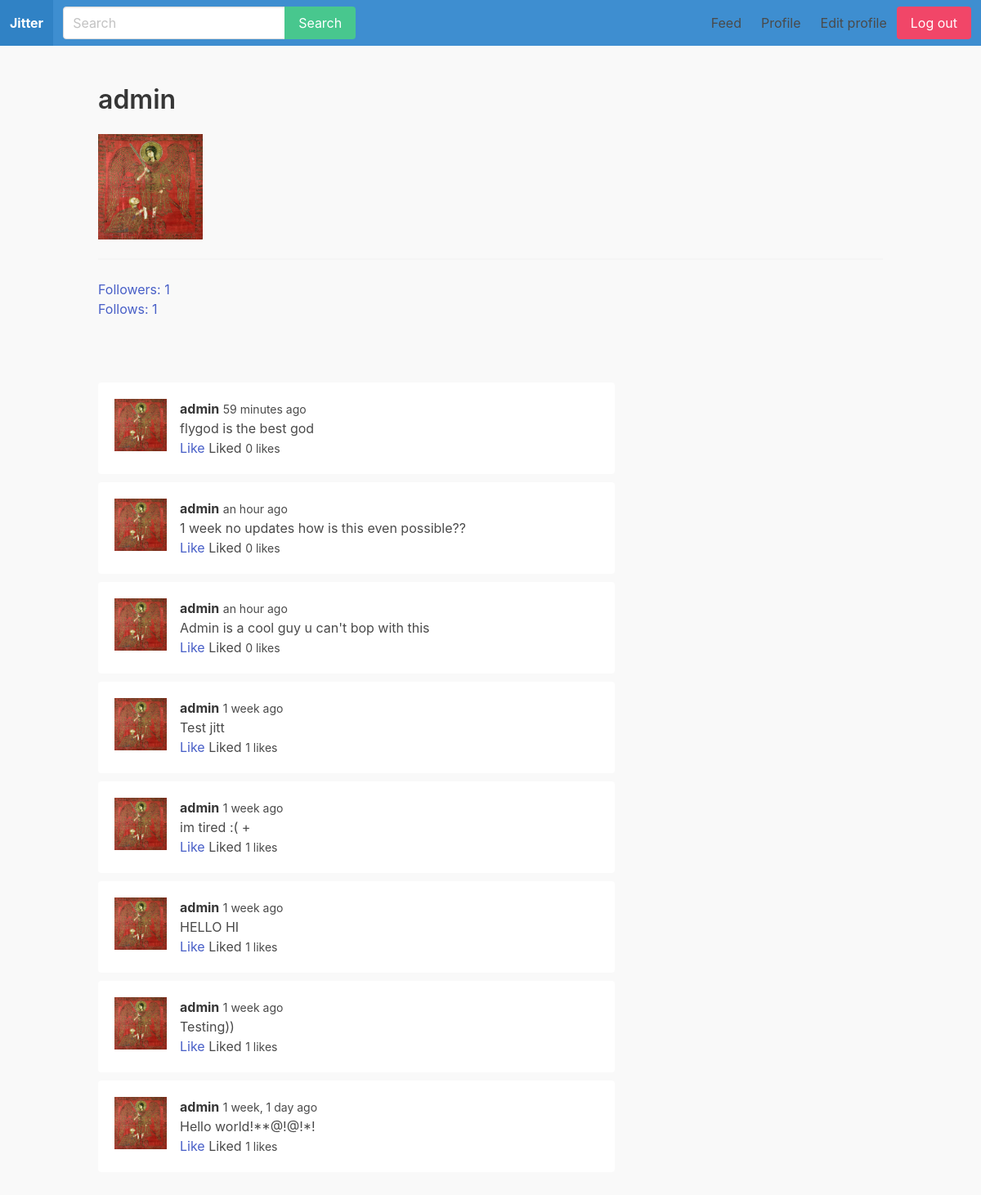
The app's page /u/admin/ (signed in) with its own data.
### apps/jitterprofile/models.py (models this page shows)
class JitterProfile(models.Model):
    user = models.OneToOneField(User, on_delete=models.CASCADE)
    follow = models.ManyToManyField('self', related_name='followed_by', symmetrical=False)
    avatar = models.ImageField(upload_to='uploads/', blank=True, null=True)

### apps/feed/models.py (models this page shows)
class Jitt(models.Model):
    body = models.CharField(max_length=255)
    created_by = models.ForeignKey(User, related_name="jitts", on_delete=models.CASCADE)
    created_at = models.DateTimeField(auto_now_add=True)
    class Meta:
        ordering = ('-created_at',)

### apps/jitterprofile/views.py (the view)
# urls.py: path('u/<str:username>/', jitterprofile ,name='jitterprofile'),
def jitterprofile(request, username):
    user = get_object_or_404(User, username=username)
    jitts = user.jitts.all()
    for jitt in jitts:
        likes = jitt.likes.filter(created_by_id=request.user.id)
        if likes.count()>0:
            jitt.liked = True
        else:
            jitt.liked = False
    context = {
        'user': user,
        'jitts': jitts
    }
    return render(request, 'jitterprofile/jitterprofile.html', context)

### apps/jitterprofile/templates/jitterprofile/jitterprofile.html (shortened to what this page needs)
{% extends 'core/base.html' %}
{% load humanize %}
{% block content %}
<div class="container" id="jitterprofileapp">
    <div class="columns">
        <div class="column is-12">
            <h1 class="title">{{user.username}}</h1>
            {% if user.jitterprofile.avatar %}
                <figure class="image is-128x128">
                    <img src="{{ user.jitterprofile.avatar.url }}" alt="avatar">
                </figure>
            {% endif %}
            <hr>
            <p><a href="{% url 'followers' user.username %}">Followers: {{user.jitterprofile.followed_by.count}}</a></p>
            <p><a href="{% url 'follows' user.username %}">Follows: {{user.jitterprofile.follow.count}}</a></p>
            <br>
        </div>
    </div>
    <div class="columns">
        <div class="column is-8">
            <div class="wrapper-jitts">
                {% for jitt in jitts %}
                    <div class="jitt">
                        <article class="media">
                            <figure class="media-left">
                                <p class="image is-64x64">
                                    {% if user.jitterprofile.avatar %}
                                        <img src="{{ user.jitterprofile.avatar.url }}" alt="avatar">
                                    {% endif %}
                                </p>
                            </figure>
                            <div class="media-content">
                                <div class="content">
                                    <p><strong>{{jitt.created_by.username}}</strong>
                                    <small>{{ jitt.created_at|naturaltime}}</small>
                                    <br>
                                    {{ jitt.body }}
                                    <br>
                                    <a @click="likeJitt({{jitt.id}})" v-if="!liked_jitts.includes({{jitt.id}})">Like</a>
                                    <span v-if="liked_jitts.includes({{jitt.id}})">Liked</span>
                                    <small id="likes-{{jitt.id}}">{{jitt.likes.count}} likes</small>
                                    </p>
                                </div>
                            </div>
                        </article>
                    </div>
                {% endfor %}
            </div>
        </div>
    </div>
</div>
{% endblock %}

### static/css/main.css (style rules this page uses)
body { background: #f9f9f9; }
.wrapper-jitts { margin-top: 30px; }
.wrapper-jitts .jitt { margin-bottom: 10px; padding: 20px; border-radius: 4px; background: #fff; }

### records on screen
Jitt: jitterprofile.avatar (picture), created_by.username "admin", created_at "59 minutes ago", body "flygod is the best god", likes.count "0"
Jitt: jitterprofile.avatar (picture), created_by.username "admin", created_at "an hour ago", body "1 week no updates how is this even possible??", likes.count "0"
Jitt: jitterprofile.avatar (picture), created_by.username "admin", created_at "an hour ago", body "Admin is a cool guy u can't bop with this", likes.count "0"
Jitt: jitterprofile.avatar (picture), created_by.username "admin", created_at "1 week ago", body "Test jitt", likes.count "1"
Jitt: jitterprofile.avatar (picture), created_by.username "admin", created_at "1 week ago", body "im tired :( +", likes.count "1"
Jitt: jitterprofile.avatar (picture), created_by.username "admin", created_at "1 week ago", body "HELLO HI", likes.count "1"
Jitt: jitterprofile.avatar (picture), created_by.username "admin", created_at "1 week ago", body "Testing))", likes.count "1"
Jitt: jitterprofile.avatar (picture), created_by.username "admin", created_at "1 week, 1 day ago", body "Hello world!**@!@!*!", likes.count "1"

### other values on screen
{{ user.username }} "admin"
{{ user.jitterprofile.followed_by.count }} "1"
{{ user.jitterprofile.follow.count }} "1"
